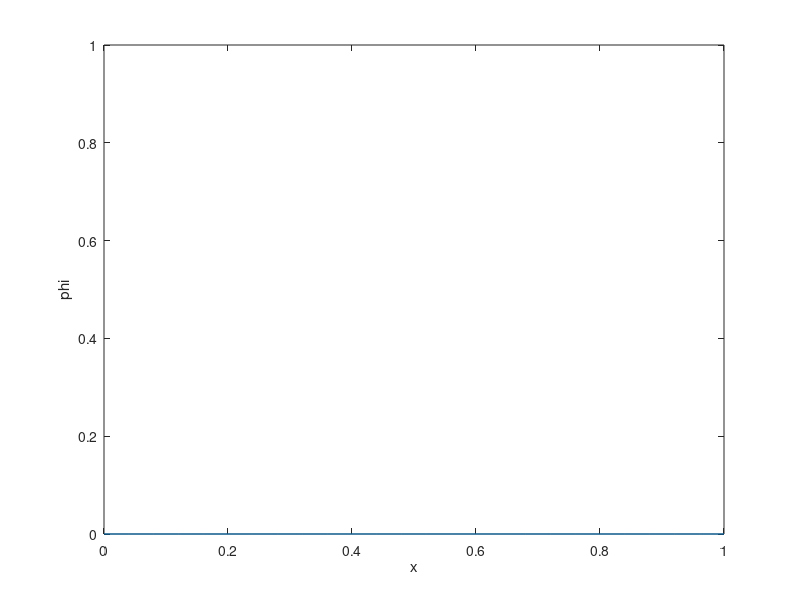
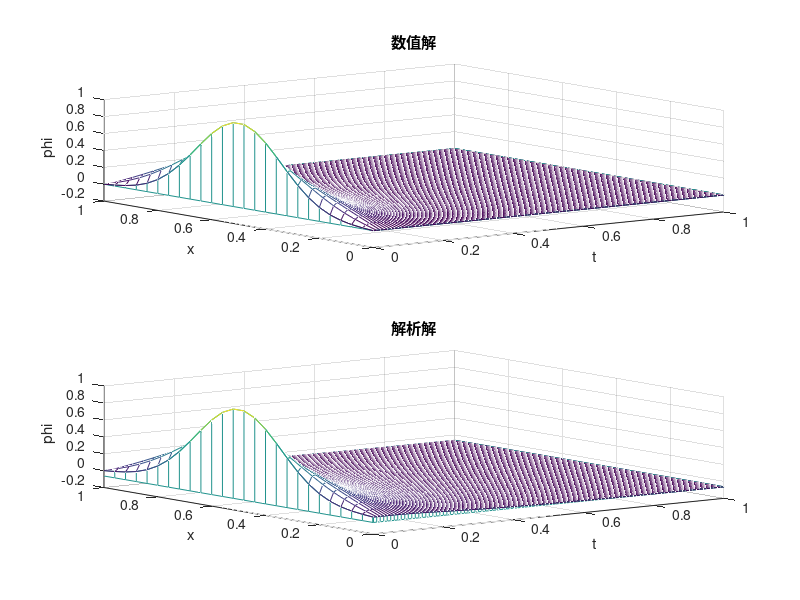

MATLAB code for these plots, in order:
%test5.m
clc;clear all
n=26;
x=linspace(0,1,n);
h=x(2)-x(1);
dt=0.01;
tmax=1;
t=0:dt:floor(tmax/dt).*dt;
m=length(t);
P=dt./h.^2;
P1=1./P+1;
P2=1./P-1;
phi=zeros(n,m);

phi(:,1)=exp(-20.*(x-1/2).^2)-exp(-20.*(x-3/2).^2)-exp(-20.*(x+1/2).^2);

A=-ones(n,3);
A(:,2)=-1.*2.*P1*A(:,1);
A(1,2)=h;
A(1,3)=0;
A(n,2)=h;
A(n,1)=0;

for i=2:n
	A(i,2)=1.*(A(i,2)-A(i,1).*A(i-1,3)./A(i-1,2));
end

for i=2:m
	R(1)=-1.*h.*phi(1,i-1);
	R(n)=-1.*h.*phi(n,i-1);
	for j=2:n-1
		R(j)=phi(j-1,i-1)+2.*P2.*phi(j,i-1)+phi(j+1,i-1);
    end

	for j=2:n
		R(j)=R(j)-A(j,1).*R(j-1)./A(j-1,2);
	end

	R(n)=R(n)./A(n,2);
	for j=n-1:-1:1
		R(j)=(R(j)-A(j,3).*R(j+1))./A(j,2);
	end
	
	phi(:,i)=R;
	plot(x,R)
	axis([0 1 0 1]);
	xlabel('x')
	ylabel('phi')
	pause(0.000001)
end

figure
subplot(2,1,1)
meshz(t,x,phi)
xlabel('t')
ylabel('x');
zlabel('phi');
[T,X]=meshgrid(t,x);
title('数值解')
tau=1+80.*T;
phi_1=(1+80.*T).^(-0.5).*(exp(-20.*(X-0.5).^2./(1+80.*T))-exp(-20.*(X-1.5).^2./(1+80.*T))-exp(-20.*(X+0.5).^2./(1+80.*T)));
subplot(2,1,2)
meshz(t,x,phi_1)
xlabel('t');
ylabel('x');
zlabel('phi');
title('解析解')

